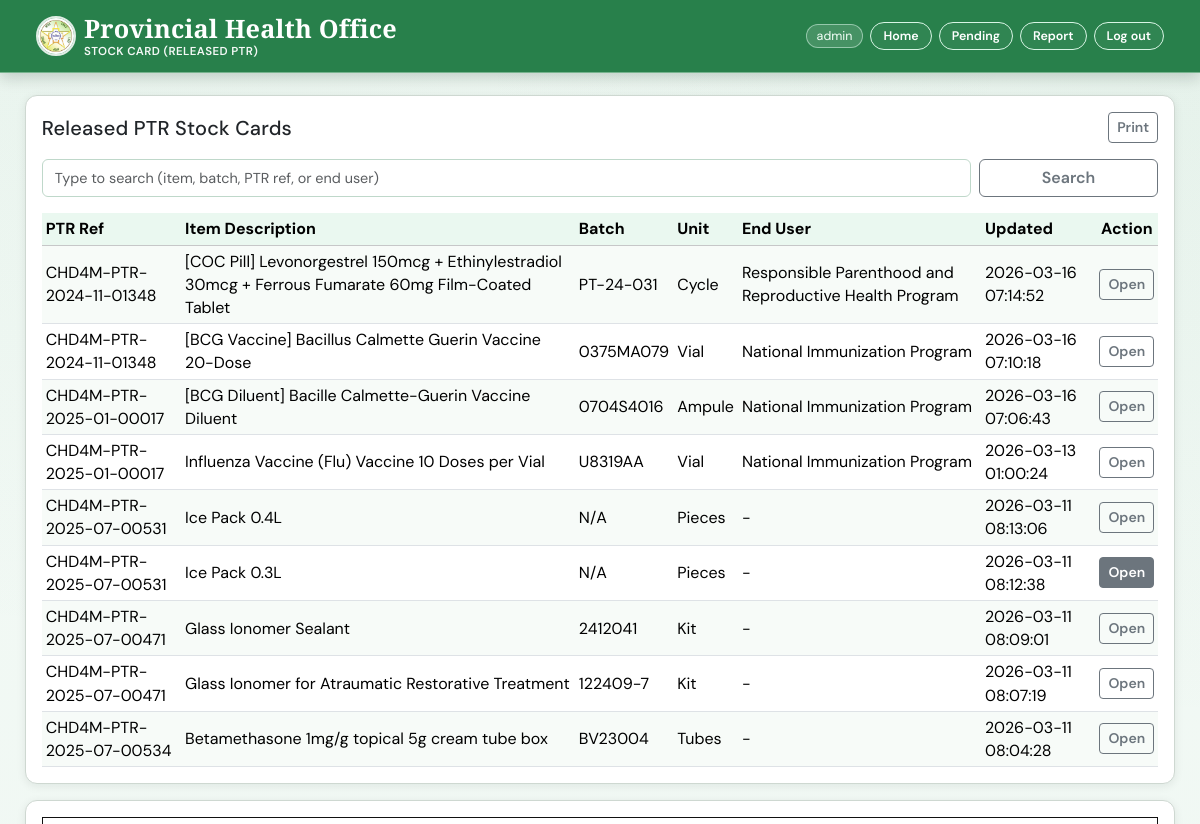
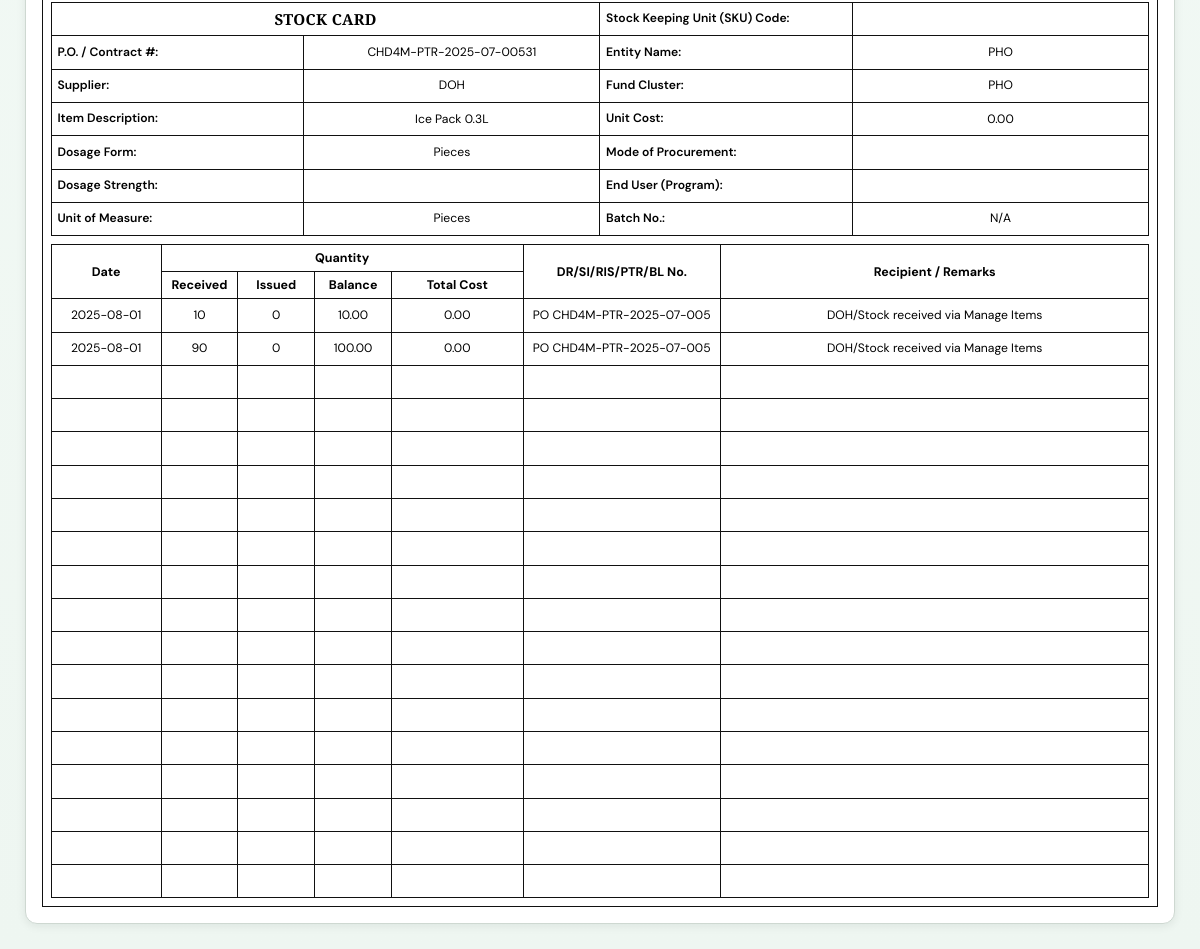
Page /stock_card.php?card_id=10 (signed in) on the committed database (2 pictures, top to bottom).
### tables this page shows
CREATE TABLE `stock_cards` (
  `id` int NOT NULL AUTO_INCREMENT,
  `po_contract_no` varchar(255) DEFAULT NULL,
  `supplier` varchar(255) DEFAULT NULL,
  `item_description` text,
  `dosage_form` varchar(255) DEFAULT NULL,
  `dosage_strength` varchar(255) DEFAULT NULL,
  `uom` varchar(100) DEFAULT NULL,
  `sku_code` varchar(150) DEFAULT NULL,
  `entity_name` varchar(255) DEFAULT NULL,
  `fund_cluster` varchar(255) DEFAULT NULL,
  `unit_cost` decimal(12,2) DEFAULT NULL,
  `mode_of_procurement` varchar(255) DEFAULT NULL,
  `end_user_program` varchar(255) DEFAULT NULL,
  `batch_no` varchar(120) DEFAULT NULL,
  `ledger_rows` longtext,
  `item_key` varchar(400) DEFAULT NULL,
  `source_type` varchar(30) NOT NULL DEFAULT 'manual',
  `created_by` varchar(150) DEFAULT NULL,
  `created_at` timestamp NULL DEFAULT CURRENT_TIMESTAMP,
  PRIMARY KEY (`id`)
);

### stock_card.php (the view, shortened to what the rows shown need)
<?php
$selectedCardId = isset($_GET['card_id']) ? (int) $_GET['card_id'] : 0;
$error = '';
$cards = [];
$formData = [
    'po_contract_no' => '',
    'supplier' => '',
    'item_description' => '',
    'dosage_form' => '',
    'dosage_strength' => '',
    'uom' => '',
    'sku_code' => '',
    'entity_name' => '',
    'fund_cluster' => '',
    'unit_cost' => '',
    'mode_of_procurement' => '',
    'end_user_program' => '',
    'batch_no' => '',
];
try {
    $pdo = getConnection();
    $pdo->exec(
        'CREATE TABLE IF NOT EXISTS stock_cards (
            id INT NOT NULL AUTO_INCREMENT,
            po_contract_no VARCHAR(255) DEFAULT NULL,
            supplier VARCHAR(255) DEFAULT NULL,
            item_description TEXT,
            dosage_form VARCHAR(255) DEFAULT NULL,
            dosage_strength VARCHAR(255) DEFAULT NULL,
            uom VARCHAR(100) DEFAULT NULL,
            sku_code VARCHAR(150) DEFAULT NULL,
            entity_name VARCHAR(255) DEFAULT NULL,
            fund_cluster VARCHAR(255) DEFAULT NULL,
            unit_cost DECIMAL(12,2) DEFAULT NULL,
            mode_of_procurement VARCHAR(255) DEFAULT NULL,
            end_user_program VARCHAR(255) DEFAULT NULL,
            batch_no VARCHAR(120) DEFAULT NULL,
            ledger_rows LONGTEXT,
            item_key VARCHAR(400) DEFAULT NULL,
            source_type VARCHAR(30) NOT NULL DEFAULT "manual",
            created_by VARCHAR(150) DEFAULT NULL,
            created_at TIMESTAMP NULL DEFAULT CURRENT_TIMESTAMP,
            PRIMARY KEY (id)
        ) ENGINE=InnoDB DEFAULT CHARSET=utf8mb4 COLLATE=utf8mb4_0900_ai_ci'
    );
    $params = [];
    $where = ['source_type = "release"'];
    $listSql = '
        SELECT id, po_contract_no, item_description, batch_no, uom, end_user_program, created_at
        FROM stock_cards
        WHERE ' . implode(' AND ', $where) . '
        ORDER BY created_at DESC, id DESC
    ';
    $listStmt = $pdo->prepare($listSql);
    $listStmt->execute($params);
    $cards = $listStmt->fetchAll();
    if ($selectedCardId > 0) {
        $cardStmt = $pdo->prepare('
            SELECT
                id,
                po_contract_no,
                supplier,
                item_description,
                dosage_form,
                dosage_strength,
                uom,
                sku_code,
                entity_name,
                fund_cluster,
                unit_cost,
                mode_of_procurement,
                end_user_program,
                batch_no,
                ledger_rows
            FROM stock_cards
            WHERE id = ? AND source_type = "release"
            LIMIT 1
        ');
        $cardStmt->execute([$selectedCardId]);
        $selectedCard = $cardStmt->fetch();
        if ($selectedCard) {
            foreach ($formData as $key => $value) {
                $formData[$key] = (string) ($selectedCard[$key] ?? '');
            }
        }
    }
} catch (PDOException $e) {
    $error = 'Unable to load released stock cards right now.';
}
?>
<!DOCTYPE html>
<html lang="en">
<head>
    <link rel="stylesheet" href="style.css?v=20260305">
</head>
<body class="stock-card-page">
    <main class="py-4">
        <div class="container">
            <div class="card app-card mb-3 stock-card-list-card">
                <div class="card-body">
                    <div class="d-flex justify-content-between align-items-center flex-wrap gap-2 mb-3">
                        <h1 class="h5 mb-0">Released PTR Stock Cards</h1>
                    </div>
                    <?php if ($error !== ''): ?>
                        <div class="alert alert-danger py-2 mb-0"><?= htmlspecialchars($error) ?></div>
                    <?php elseif (empty($cards)): ?>
                        <div class="alert alert-info py-2 mb-0">No released PTR stock cards yet.</div>
                    <?php else: ?>
                        <div class="table-responsive">
                            <table class="table table-sm table-striped align-middle mb-0">
                                <thead class="table-light">
                                    <tr>
                                        <th>PTR Ref</th>
                                        <th>Item Description</th>
                                        <th>Batch</th>
                                        <th>Unit</th>
                                        <th>End User</th>
                                        <th>Updated</th>
                                        <th class="text-center">Action</th>
                                    </tr>
                                </thead>
                                <tbody>
                                    <?php foreach ($cards as $card): ?>
                                        <?php $cardId = (int) ($card['id'] ?? 0); ?>
                                        <tr>
                                            <td><?= htmlspecialchars((string) ($card['po_contract_no'] ?? '-')) ?></td>
                                            <td><?= htmlspecialchars((string) ($card['item_description'] ?? '-')) ?></td>
                                            <td><?= htmlspecialchars((string) ($card['batch_no'] ?? '-')) ?></td>
                                            <td><?= htmlspecialchars((string) ($card['uom'] ?? '-')) ?></td>
                                            <td><?= htmlspecialchars((string) ($card['end_user_program'] ?? '-')) ?></td>
                                            <td><?= htmlspecialchars((string) ($card['created_at'] ?? '-')) ?></td>
                                            <td class="text-center">
                                                <a href="stock_card.php?card_id=<?= $cardId ?>" class="btn btn-outline-secondary btn-sm <?= $cardId === $selectedCardId ? 'active' : '' ?>">Open</a>
                                            </td>
                                        </tr>
                                    <?php endforeach; ?>
                                </tbody>
                            </table>
                        </div>
                    <?php endif; ?>
                </div>
            </div>
            <div class="card app-card stock-card-print-card">
                <div class="card-body">
                    <div class="stock-card-sheet">
                        <div class="table-responsive">
                            <table class="table table-bordered table-sm mb-0 stock-card-master-table">
                                <colgroup>
                                </colgroup>
                                <tbody>
                                    <tr>
                                        <th class="stock-card-label-cell">Stock Keeping Unit (SKU) Code:</th>
                                    </tr>
                                    <tr>
                                        <th class="stock-card-label-cell">P.O. / Contract #:</th>
                                        <td><input type="text" class="stock-card-line-input" value="<?= htmlspecialchars($formData['po_contract_no']) ?>" readonly></td>
                                        <th class="stock-card-label-cell">Entity Name:</th>
                                        <td><input type="text" class="stock-card-line-input" value="<?= htmlspecialchars($formData['entity_name']) ?>" readonly></td>
                                    </tr>
                                    <tr>
                                        <th class="stock-card-label-cell">Supplier:</th>
                                        <td><input type="text" class="stock-card-line-input" value="<?= htmlspecialchars($formData['supplier']) ?>" readonly></td>
                                        <th class="stock-card-label-cell">Fund Cluster:</th>
                                        <td><input type="text" class="stock-card-line-input" value="<?= htmlspecialchars($formData['fund_cluster']) ?>" readonly></td>
                                    </tr>
                                    <tr>
                                        <th class="stock-card-label-cell">Item Description:</th>
                                        <td><input type="text" class="stock-card-line-input" value="<?= htmlspecialchars($formData['item_description']) ?>" readonly></td>
                                        <th class="stock-card-label-cell">Unit Cost:</th>
                                        <td><input type="text" class="stock-card-line-input text-end" value="<?= htmlspecialchars($formData['unit_cost']) ?>" readonly></td>
                                    </tr>
                                    <tr>
                                        <th class="stock-card-label-cell">Dosage Form:</th>
                                        <td><input type="text" class="stock-card-line-input" value="<?= htmlspecialchars($formData['dosage_form']) ?>" readonly></td>
                                        <th class="stock-card-label-cell">Mode of Procurement:</th>
                                    </tr>
                                    <tr>
                                        <th class="stock-card-label-cell">Dosage Strength:</th>
                                        <th class="stock-card-label-cell">End User (Program):</th>
                                    </tr>
                                    <tr>
                                        <th class="stock-card-label-cell">Unit of Measure:</th>
                                        <td><input type="text" class="stock-card-line-input" value="<?= htmlspecialchars($formData['uom']) ?>" readonly></td>
                                        <th class="stock-card-label-cell">Batch No.:</th>
                                        <td><input type="text" class="stock-card-line-input" value="<?= htmlspecialchars($formData['batch_no']) ?>" readonly></td>
                                    </tr>
                                </tbody>
                            </table>
                        </div>
                        <div class="table-responsive mt-2">
                            <table class="table table-bordered table-sm mb-0 stock-card-ledger-table">
                                <colgroup>
                                </colgroup>
                                <thead>
                                    <tr>
                                        <th rowspan="2" class="stock-col-date text-center">Date</th>
                                        <th colspan="4" class="text-center">Quantity</th>
                                        <th rowspan="2" class="stock-col-ref text-center">DR/SI/RIS/PTR/BL No.</th>
                                        <th rowspan="2" class="stock-col-remarks text-center">Recipient / Remarks</th>
                                    </tr>
                                    <tr>
                                        <th class="stock-col-qty text-center">Received</th>
                                        <th class="stock-col-qty text-center">Issued</th>
                                        <th class="stock-col-qty text-center">Balance</th>
                                        <th class="stock-col-cost text-center">Total Cost</th>
                                    </tr>
                                </thead>
                            </table>
                        </div>
                    </div>
                </div>
            </div>
        </div>
    </main>
</body>
</html>

### rows in the picture
stock_cards: po_contract_no "CHD4M-PTR-2024-11-01348", item_description "[COC Pill] Levonorgestrel 150mcg + Ethinylestradiol 30mcg + Ferrous Fumarate 60mg Film-Coated Tablet", batch_no "PT-24-031", uom "Cycle", end_user_program "Responsible Parenthood and Reproductive Health Program", created_at "2026-03-16 07:14:52"
stock_cards: po_contract_no "CHD4M-PTR-2024-11-01348", item_description "[BCG Vaccine] Bacillus Calmette Guerin Vaccine 20-Dose", batch_no "0375MA079", uom "Vial", end_user_program "National Immunization Program", created_at "2026-03-16 07:10:18"
stock_cards: po_contract_no "CHD4M-PTR-2025-01-00017", item_description "[BCG Diluent] Bacille Calmette-Guerin Vaccine Diluent", batch_no "0704S4016", uom "Ampule", end_user_program "National Immunization Program", created_at "2026-03-16 07:06:43"
stock_cards: po_contract_no "CHD4M-PTR-2025-01-00017", item_description "Influenza Vaccine (Flu) Vaccine 10 Doses per Vial", batch_no "U8319AA", uom "Vial", end_user_program "National Immunization Program", created_at "2026-03-13 01:00:24"
stock_cards: po_contract_no "CHD4M-PTR-2025-07-00531", item_description "Ice Pack 0.4L", batch_no "N/A", uom "Pieces", end_user_program "-", created_at "2026-03-11 08:13:06"
stock_cards: po_contract_no "CHD4M-PTR-2025-07-00531", item_description "Ice Pack 0.3L", batch_no "N/A", uom "Pieces", end_user_program "-", created_at "2026-03-11 08:12:38", entity_name "PHO", supplier "DOH", fund_cluster "PHO", unit_cost "0.00", dosage_form "Pieces"
stock_cards: po_contract_no "CHD4M-PTR-2025-07-00471", item_description "Glass Ionomer Sealant", batch_no "2412041", uom "Kit", end_user_program "-", created_at "2026-03-11 08:09:01"
stock_cards: po_contract_no "CHD4M-PTR-2025-07-00471", item_description "Glass Ionomer for Atraumatic Restorative Treatment", batch_no "122409-7", uom "Kit", end_user_program "-", created_at "2026-03-11 08:07:19"
stock_cards: po_contract_no "CHD4M-PTR-2025-07-00534", item_description "Betamethasone 1mg/g topical 5g cream tube box", batch_no "BV23004", uom "Tubes", end_user_program "-", created_at "2026-03-11 08:04:28"

### other values in the picture
$username "admin"
